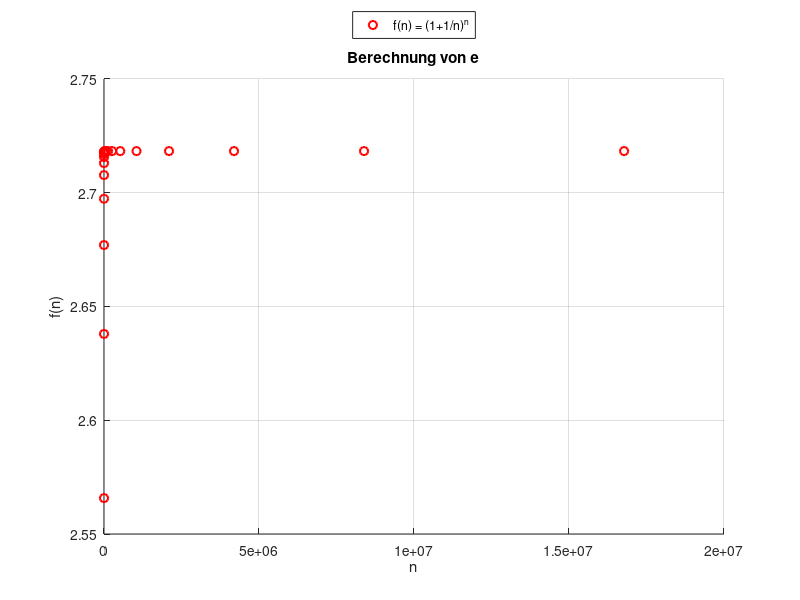

Source code (MATLAB):
% Script berecnung_e.m

format long;
tol = 1e-7;
e(1) = 1;
i = 2;
n = 2^i;
e(i) = (1+ (1/n))^n;
hold on;
while (abs(e(i) - e(i-1)) > tol)
    i = i + 1;
    n = 2^i;
    e(i) = (1 + (1/n))^n;
    plot(n,e(i),'ro','LineWidth',1.5);
end
e(i)
grid on;
title('Berechnung von e');
legend('f(n) = (1+1/n)^n','Location','northoutside');
xlabel('n');
ylabel('f(n)');
hold off;
